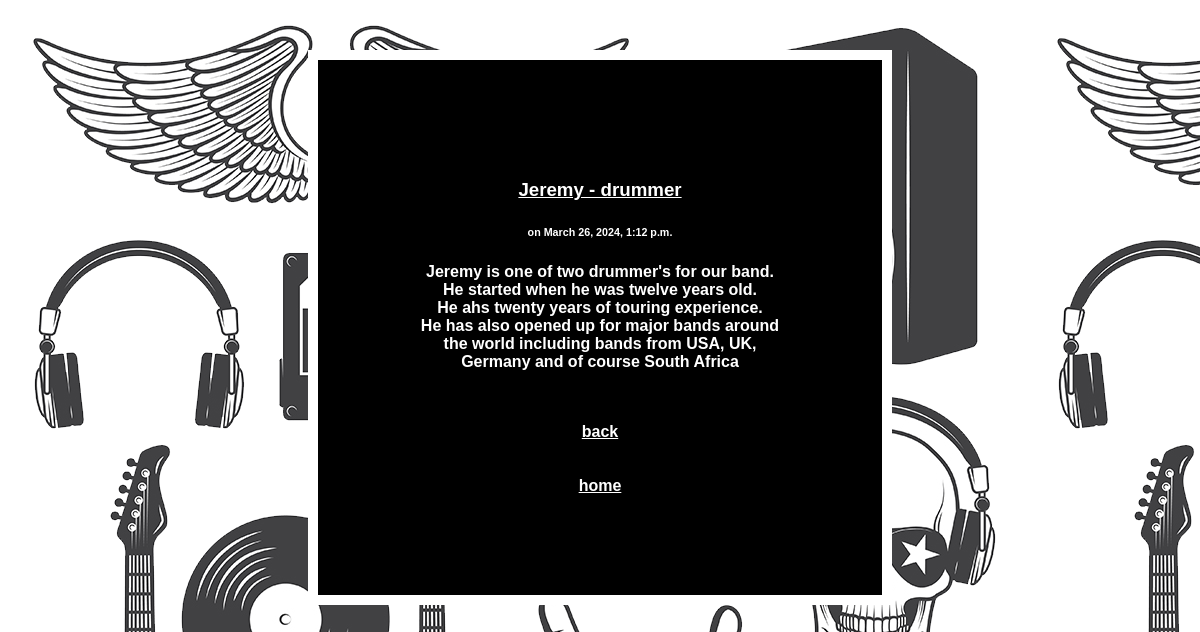
Page /rockband/1/ on the committed database.
### rockband/models.py (models this page shows)
class Post(models.Model):
    id = models.AutoField(primary_key=True)
    title = models.CharField(max_length=400)
    body = models.TextField()
    signature = models.CharField(max_length=140, default = "Wesley")
    date = models.DateTimeField()

### rockband/views.py (the view)
# urls.py: path('<int:pk>/', views.Postdetail.as_view(), name = 'post'),
class Postdetail(generic.DetailView):
    model = Post
    template_name="post.html"

### rockband/templates/post.html (shortened to what this page needs)
{% extends "base.html" %}
{% block content %}
<div class="container-sm">
    <h3><a href="/rockband/{{post.id}}">{{ post.title }}</a></h3>
    <h6> on {{ post.date }}</h6>
    <div class = "container">
        {{ post.body|safe|linebreaks}}
    </div>
    <br><br>
    <a href="{% url 'rockband:blog' %}">back</a>
    <br>
    <br>
    <br>
    <a href="{% url 'home' %}">home</a>
</div>
{% endblock %}

### rockband/templates/post.html (style rules this page uses)
.container-sm { text-align: center; font-weight: bold; font-family:Verdana, Geneva, Tahoma, sans-serif; color: white; margin-top: 50px; margin-bottom: 600px; margin-right: 300px; margin-left: 300px; padding: 100px; border: 10px solid white; background-color:black; }
a { color: white; }

### rows in the picture
Post: title "Jeremy - drummer", date "March 26, 2024, 1:12 p.m.", body "Jeremy is one of two drummer's for our band. He started when he was twelve years old. He ahs twenty years of touring experience. He has also opened up for major bands around the world including bands from USA, UK, Germany and of course South Africa"
